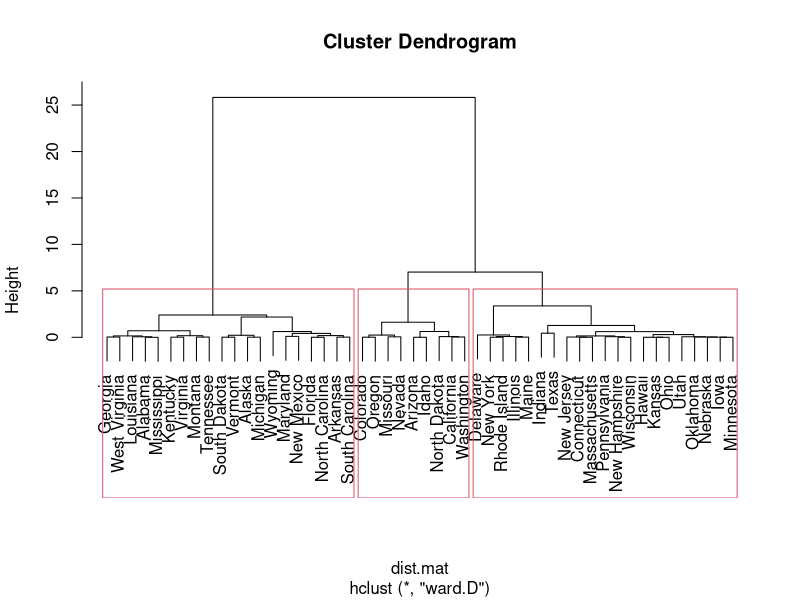
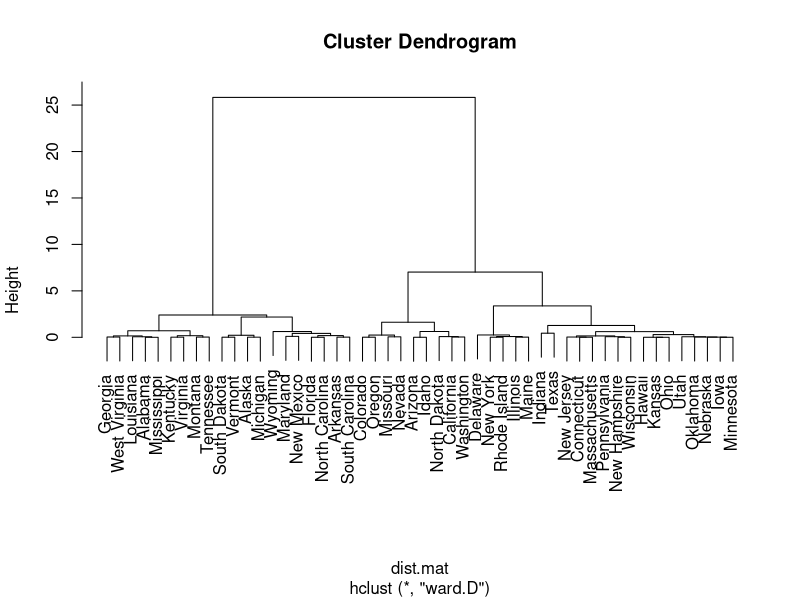
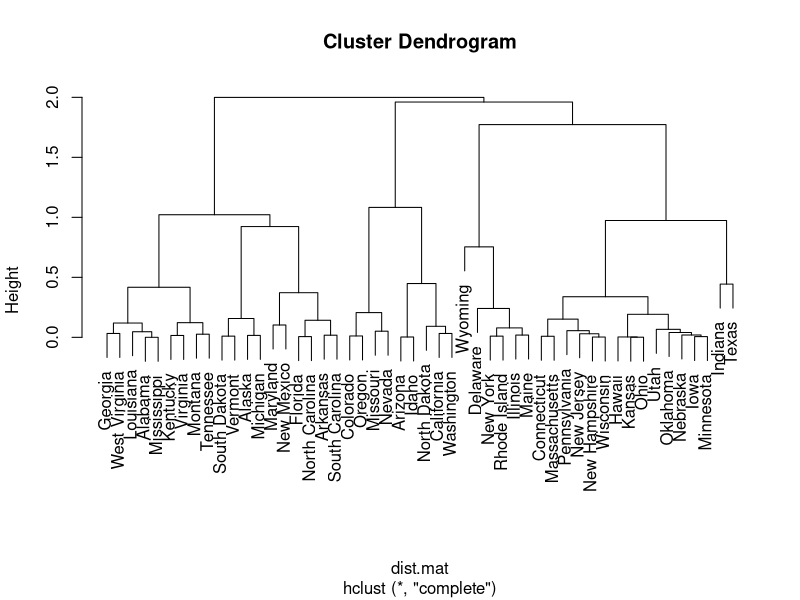
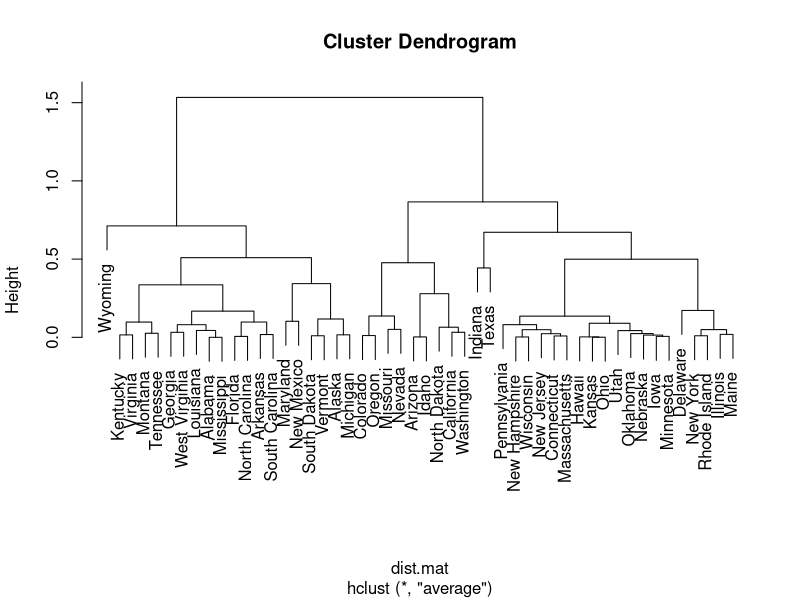
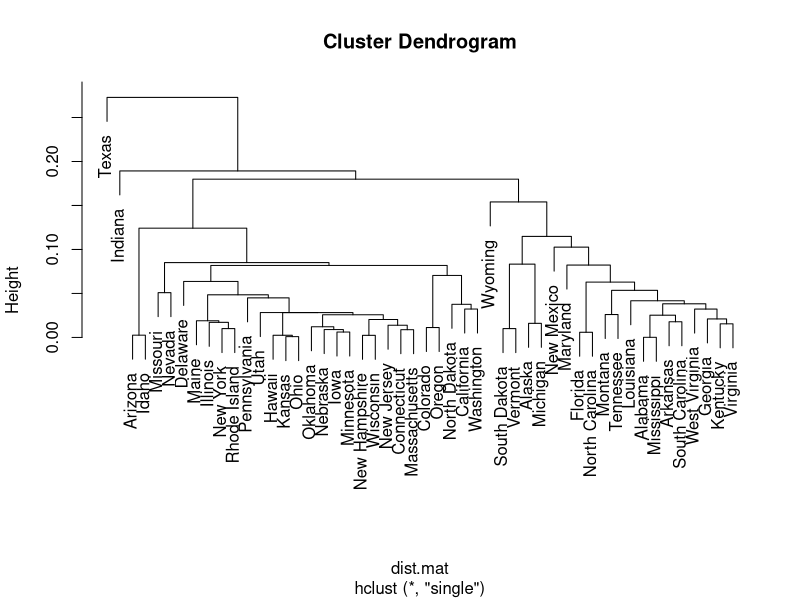

R code for these plots, in order:
## ---- chunk 1
library(graphics)
library(magrittr)
library(MASS)
library(psych)
library(cluster)
## ---- chunk 2
#install.packages("factoextra")
data("USArrests")
head(USArrests)
str(USArrests)
## ---- chunk 3
# 4가지 변수의 척도가 다르므로 scale 함수를 적용해 표준 점수로 변환 시킨다.
USArrests <- USArrests %>% scale
dim(USArrests)

# Hierarchical Clustering
# 군집 간 거리를 측정하여 가장 유사한 군집끼리 묶음, 하나의 군집이 형성될 때까지 반복

# 주어진 행렬을 거리 행렬로 변환
dist.mat <- as.dist(1 - cor(t(USArrests)))

h1 <- hclust(dist.mat, method = "ward.D")
plot(h1)

#cutree : 군집의 인덱스를 구하는 함수
clusterCut1 <- cutree(h1, k=3)
rect.hclust(h1, k = 3)
## ---- chunk 4
h1 <- hclust(dist.mat, method = "ward.D")
h2 <- hclust(dist.mat, method = "complete")
h3 <- hclust(dist.mat, method = "average")
h4 <- hclust(dist.mat, method = "single")

plot(h1)
plot(h2)
plot(h3)
plot(h4)
